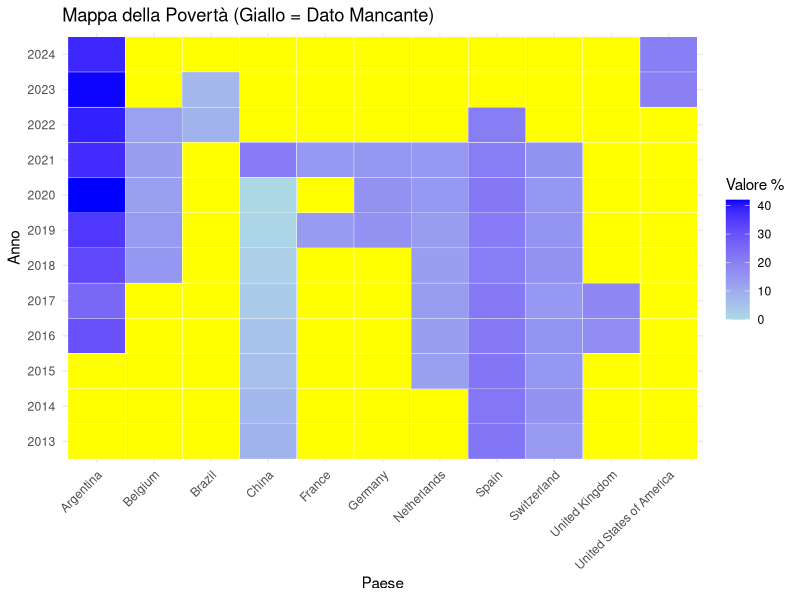
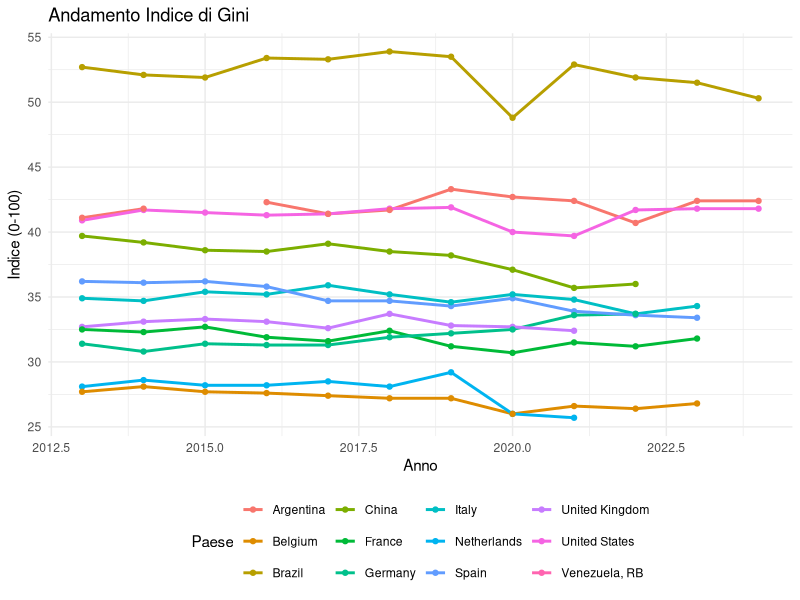
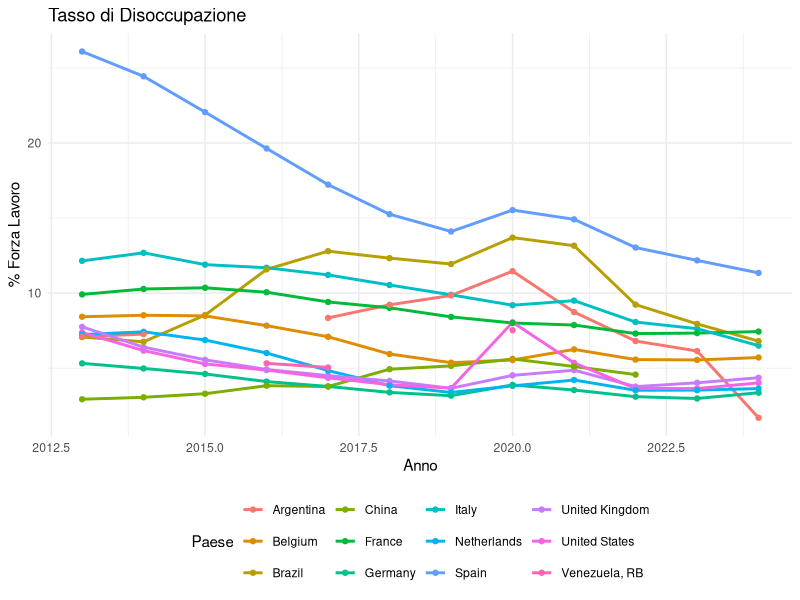
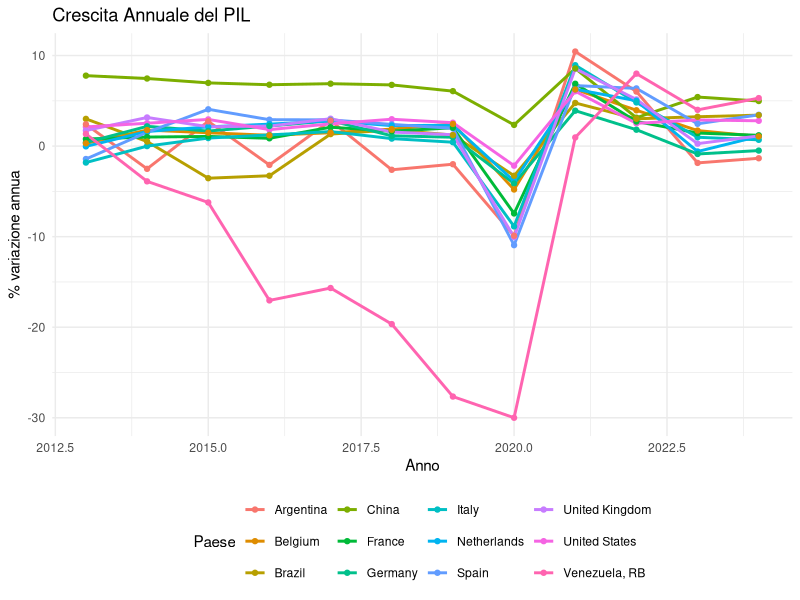
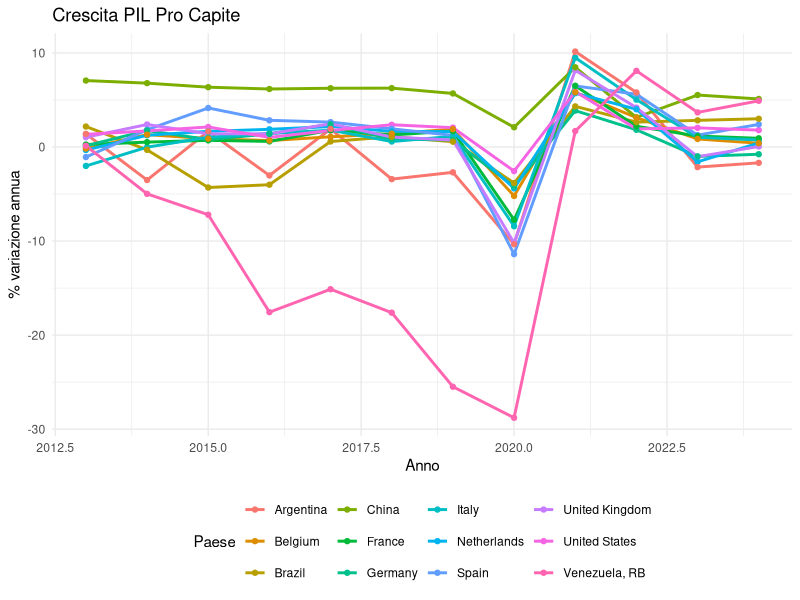

Generate these figures, in order, with R:
## ---- chunk 1
library(tidyverse)

# 1. Carica il dataset originale
# Usiamo col_types = cols(.default = "c") per leggere tutto come testo inizialmente ed evitare errori di parsing
df <- read.csv('head_count_ratio.txt', sep = ';')

# 2. Definiamo i dati extra (stessi nomi di colonna del file originale)
dati_extra <- tribble(
  ~`Country.or.Area`, ~Year, ~Value,
  "Argentina", 2023, 41.7,
  "Argentina", 2024, 38.1,
  "Brazil",    2022, 8.5,
  "Brazil",    2023, 7.5,
  "China",     2021, 21.0,
  "Switzerland", 2021, 15.8,
  "United States of America", 2023, 19.9,
  "United States of America", 2024, 20.2,
  "Spain",     2022, 20.4,
  "France",    2021, 14.5
)

# 3. Pulizia, Conversione e Filtro
paesi_target <- c(
  "China", "Belgium", "Venezuela (Bolivarian Republic of)", 
  "Netherlands", "Spain", "Argentina", "France", 
  "United States of America", "Switzerland", "Brazil", 
  "United Kingdom", "Germany"
)

df_filtrato <- df %>%
  # Convertiamo Year e Value in numeri per renderli compatibili con dati_extra
  mutate(
    Year = as.numeric(Year),
    Value = as.numeric(Value)
  ) %>%
  filter(`Country.or.Area` %in% paesi_target, Year >= 2013) %>%
  select(`Country.or.Area`, Year, Value)

# 4. Unione dei dati
# Ora entrambi i dataframe hanno Year e Value come <double> (numeri)
df_completo <- bind_rows(df_filtrato, dati_extra) %>%
  arrange(`Country.or.Area`, desc(Year))

library(tidyverse)

# 1. Integrazione dati 2013-2024 (Basati su Banca Mondiale, Eurostat e ENCOVI)
# Questi dati coprono i "buchi" del file originale
dati_extra <- tribble(
  ~Country.or.Area, ~Year, ~Value,
  "Argentina", 2023, 41.7, "Argentina", 2024, 52.9,
  "Brazil",    2023, 27.3, "Brazil",    2024, 23.1,
  "China",     2020, 0.0,  "China",     2021, 0.0,
  "Spain",     2023, 20.2, "Spain",     2024, 25.8,
  "United States of America", 2023, 11.5, "United States of America", 2024, 10.6,
  "Germany",   2023, 14.8, "Germany",   2024, 14.5,
  "Venezuela (Bolivarian Republic of)", 2023, 81.5, "Venezuela (Bolivarian Republic of)", 2024, 82.8
)

library(tidyverse)

# 1. Preparazione dei dati (unione e pulizia come prima)
df_finalizzato <- df_completo %>%
  mutate(
    Year = as.numeric(Year),
    Value = as.numeric(Value)
  ) %>%
  bind_rows(dati_extra) %>%
  filter(Year >= 2013, Year <= 2024) %>%
  distinct(Country.or.Area, Year, .keep_all = TRUE)

# 2. PIVOT: Righe = Paesi, Colonne = Anni
tabella_paesi_righe <- df_finalizzato %>%
  select(Country.or.Area, Year, Value) %>%
  # Qui invertiamo: i nomi delle colonne vengono dagli anni
  pivot_wider(
    names_from = Year, 
    values_from = Value,
    names_sort = TRUE # Mantiene gli anni in ordine cronologico (2013, 2014...)
  ) %>%
  arrange(Country.or.Area) # Ordina i paesi alfabeticamente

# Visualizzazione
print(tabella_paesi_righe)

## ---- chunk 2
library(ggplot2)
library(tidyr)
library(dplyr)

# 1. Prepariamo i dati creando la griglia completa per tutti gli anni e paesi
df_plot <- df_completo %>%
  mutate(Year = as.factor(Year)) %>% # Trasformiamo Year in fattore per una griglia pulita
  complete(`Country.or.Area`, Year)   # Crea righe con NA per le combinazioni mancanti

# 2. Creazione del grafico
ggplot(df_plot, aes(x = `Country.or.Area`, y = Year)) +
  # Sfondo giallo per TUTTE le celle (verrà coperto dove c'è il dato)
  geom_tile(fill = "yellow") + 
  # Celle colorate in base al valore (i NA risulteranno trasparenti/vuoti lasciando vedere il giallo)
  geom_tile(aes(fill = Value), color = "white") + 
  scale_fill_gradient(low = "lightblue", high = "blue", na.value = NA) +
  theme_minimal() +
  theme(axis.text.x = element_text(angle = 45, hjust = 1)) +
  labs(
    title = "Mappa della Povertà (Giallo = Dato Mancante)", 
    x = "Paese", 
    y = "Anno", 
    fill = "Valore %"
  )
## ---- chunk 3
library(tidyverse)

# 1. Caricamento (usiamo check.names=FALSE per mantenere gli spazi nei nomi colonne)
df1 <- read.csv("Indicatori GIni, DIsoccuazione, GDP, GDP Pro Capite ecc World Data Bank.csv", 
                check.names = FALSE, 
                na.strings = "..")

# Funzione di filtraggio e pulizia
prepara_tabella <- function(data, codice_indicatore) {
  data %>%
    # Usiamo trimws per rimuovere eventuali spazi bianchi invisibili
    filter(trimws(`Series Code`) == codice_indicatore) %>%
    select(`Country Name`, starts_with("20")) %>%
    # Puliamo i nomi delle colonne anni (es. "2013 [YR2013]" -> "2013")
    rename_with(~str_extract(., "\\d{4}"), starts_with("20"))
}

# 2. Creazione delle tabelle con i codici corretti trovati nel TUO file
tabella_gini           <- prepara_tabella(df1, "SI.POV.GINI")
tabella_disoccupazione <- prepara_tabella(df1, "SL.UEM.TOTL.NE.ZS")

# Nota: Questi nel tuo file sono la CRESCITA % annua, non il valore totale
tabella_crescita_pil          <- prepara_tabella(df1, "NY.GDP.MKTP.KD.ZG")
tabella_crescita_pil_procapite <- prepara_tabella(df1, "NY.GDP.PCAP.KD.ZG")

# 3. Verifica (ora non dovrebbero essere più 0)
print(paste("Righe Gini:", nrow(tabella_gini)))
print(paste("Righe Disoccupazione:", nrow(tabella_disoccupazione)))
print(paste("Righe Crescita PIL:", nrow(tabella_crescita_pil)))
print(paste("Righe Crescita PIL Pro Capite:", nrow(tabella_crescita_pil_procapite)))

## ---- chunk 4
library(tidyverse)

# Funzione per creare i grafici in modo automatico
crea_grafico <- function(tabella, titolo, label_y) {
  
  # Trasformiamo i dati da "larghi" a "lunghi" per ggplot
  tabella_long <- tabella %>%
    pivot_longer(cols = -`Country Name`, 
                 names_to = "Anno", 
                 values_to = "Valore") %>%
    mutate(Anno = as.numeric(Anno)) # Convertiamo l'anno in numero per l'asse X
  
  # Creazione del plot
  ggplot(tabella_long, aes(x = Anno, y = Valore, color = `Country Name`, group = `Country Name`)) +
    geom_line(size = 1) +
    geom_point() +
    theme_minimal() +
    labs(title = titolo, 
         x = "Anno", 
         y = label_y, 
         color = "Paese") +
    theme(legend.position = "bottom")
}

# 1. Grafico Gini
plot_gini <- crea_grafico(tabella_gini, "Andamento Indice di Gini", "Indice (0-100)")

# 2. Grafico Disoccupazione
plot_disoccupazione <- crea_grafico(tabella_disoccupazione, "Tasso di Disoccupazione", "% Forza Lavoro")

# 3. Grafico Crescita PIL
plot_pil <- crea_grafico(tabella_crescita_pil, "Crescita Annuale del PIL", "% variazione annua")

# 4. Grafico Crescita PIL Pro Capite
plot_procapite <- crea_grafico(tabella_crescita_pil_procapite, "Crescita PIL Pro Capite", "% variazione annua")

# Per visualizzarli basta chiamarli:
print(plot_gini)
print(plot_disoccupazione)
print(plot_pil)
print(plot_procapite)
